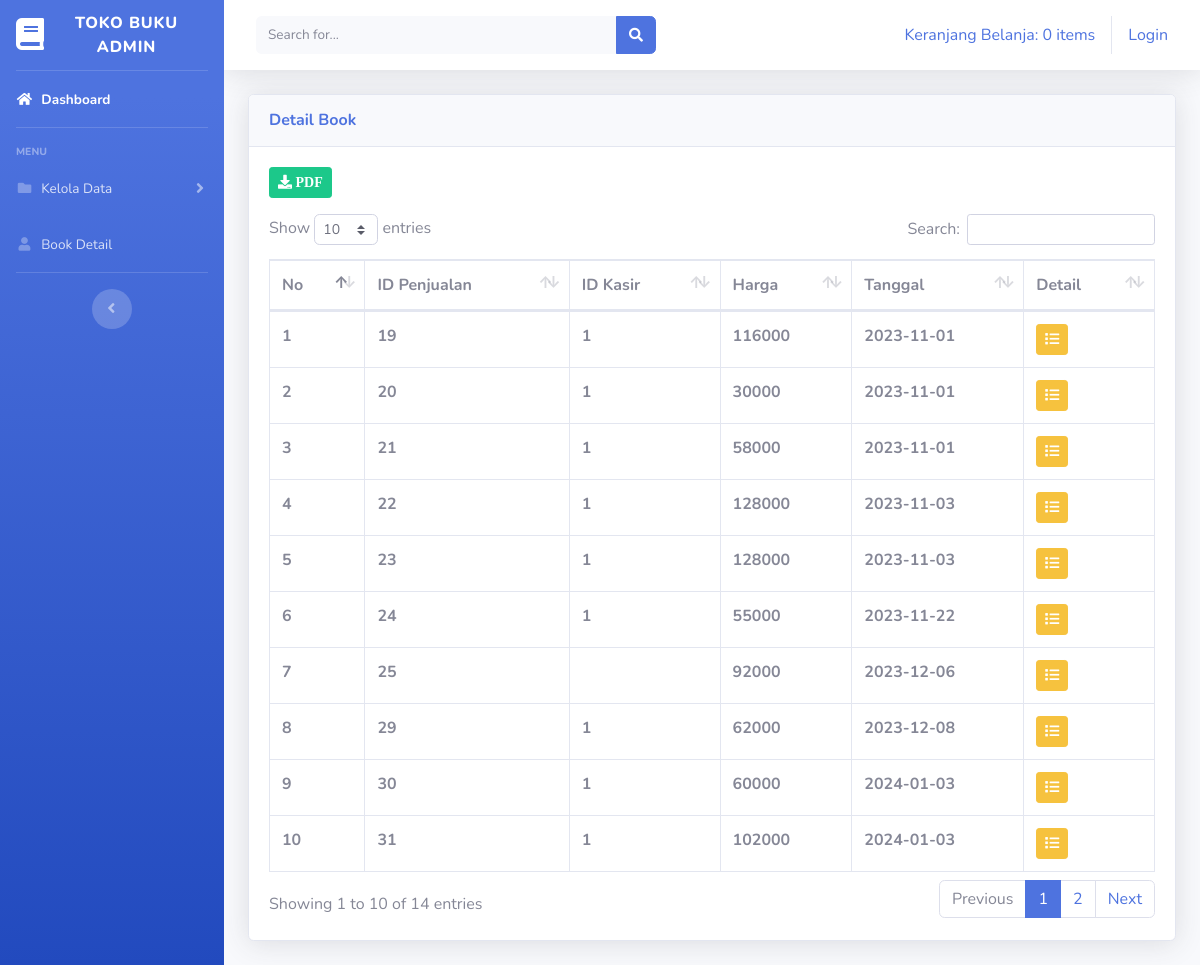
Page /index.php/data_detail on the committed database.
### tables this page shows
CREATE TABLE `penjualan` (
  `id_penjualan` int(11) NOT NULL,
  `id_kasir` int(11) DEFAULT NULL,
  `total` int(50) DEFAULT NULL,
  `tanggal` date DEFAULT NULL
);

### application/controllers/Data_detail.php (called while the page is built, shortened)
<?php
class Data_detail extends CI_Controller
{
  public  function __construct()
  {
    $this->load->model('model_detail');
  }
  public function index()
  {
    $data['detail'] = $this->model_detail->tampil_data();
    $this->load->view('templates_admin/header');
    $this->load->view('templates_admin/sidebar');
    $this->load->view('data_detail/data_detail', $data);
    $this->load->view('templates_admin/footer');
  }
}

### index.php (called while the page is built, shortened)
<?php
require_once BASEPATH.'core/CodeIgniter.php';

### application/models/model_detail.php (called while the page is built, shortened)
<?php
class model_detail extends CI_Model
{
  public function tampil_data()
  {
    $query = $this->db->get('penjualan');
    return $query->result();
  }
}

### application/views/data_detail/data_detail.php (the view)
<div class="container-fluid">
  <div class="card shadow mb-4">
    <div class="card-header py-3">
      <h6 class="m-0 font-weight-bold text-primary">Detail Book</h6>
    </div>
    <div class="card-body">
    <a href="<?= base_url('data_detail/pdf') ?>" class="btn btn-sm btn-success mb-3"><i class="fas fa-download"> PDF</i></a>
      <div class="table-responsive">
        <table class="table table-bordered" id="dataTable" width="100%" cellspacing="0">
          <thead>
            <tr>
              <th>No</th>
              <th>ID Penjualan</th>
              <th>ID Kasir</th>
              <th>Harga</th>
              <th>Tanggal</th>
              <th>Detail</th>
            </tr>
          </thead>
          <tbody>
            <?php
            $no = 1;
            foreach ($detail as $d) :
            ?>
              <tr>
                <th><?= $no++ ?></th>
                <th><?= $d->id_penjualan ?></th>
                <th><?= $d->id_kasir ?></th>
                <th><?= $d->total ?></th>
                <th><?= $d->tanggal ?></th>
                <td>
                  <?= anchor('data_detail/detail/' . $d->id_penjualan, '<div class="btn btn-warning btn-sm"><i class="fa fa-list"></i></div>') ?>
                </td>
              </tr>
            <?php endforeach; ?>
          </tbody>
        </table>
      </div>
    </div>
  </div>
</div>
</div>
</div>
</div>

### rows in the picture
penjualan: id_penjualan "19", id_kasir "1", total "116000", tanggal "2023-11-01"
penjualan: id_penjualan "20", id_kasir "1", total "30000", tanggal "2023-11-01"
penjualan: id_penjualan "21", id_kasir "1", total "58000", tanggal "2023-11-01"
penjualan: id_penjualan "22", id_kasir "1", total "128000", tanggal "2023-11-03"
penjualan: id_penjualan "23", id_kasir "1", total "128000", tanggal "2023-11-03"
penjualan: id_penjualan "24", id_kasir "1", total "55000", tanggal "2023-11-22"
penjualan: id_penjualan "25", total "92000", tanggal "2023-12-06"
penjualan: id_penjualan "29", id_kasir "1", total "62000", tanggal "2023-12-08"
penjualan: id_penjualan "30", id_kasir "1", total "60000", tanggal "2024-01-03"
penjualan: id_penjualan "31", id_kasir "1", total "102000", tanggal "2024-01-03"

### other values in the picture
anchor('dashboard/detail_keranjang', $keranjang) "Keranjang Belanja: 0 items"
anchor('auth/login', 'Login') "Login"
